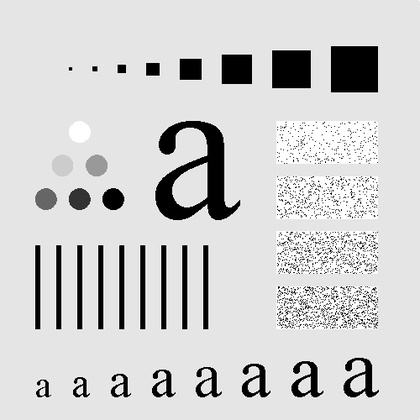
%> input picture HW6/Fig4.11(a).jpg, 420 x 420 px, shrunk from 500 x 500 before the run
$ octave hw6_3.m   (GNU Octave 9; MATLAB toolbox functions it lacks are replaced by stand-ins)
%> lines starting %> are read from the running program, lines starting %| are printed output that depends on the picture
a=imread('Fig4.11(a).jpg');
%> a is the input picture: size 420x420 uint8; min 0, max 255, mean 207.2
[m n]=size(a);
%> m = 420; n = 420
fim=fft2(a);
fshift=fftshift(fim);
p=m/2;
%> p = 210
q=n/2;
%> q = 210
d0=25;
for i=1:m
    for j=1:n
        dist=sqrt((i-p)^2+(j-q)^2);
        low_filter(i,j)=exp(-(dist)^2/(2*(d0^2)));
    end
end
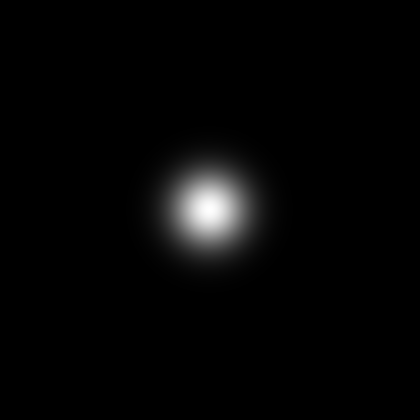
%> low_filter: size 420x420 double; min 2.27e-31, max 1, mean 0.0223
filtered_low=fshift.*low_filter;
image_ori_low=ifftshift(filtered_low);
image_low=real(ifft2(image_ori_low));
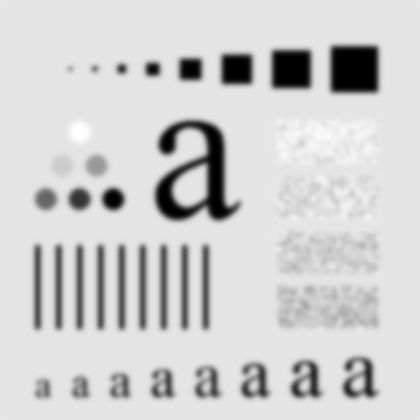
%> image_low: size 420x420 double; min 1.69e-13, max 254.5, mean 206.8

for i=1:m
    for j=1:n
        dist=sqrt((i-p)^2+(j-q)^2);
        high_filter(i,j)=1-exp(-(dist)^2/(2*(d0^2)));
    end
end
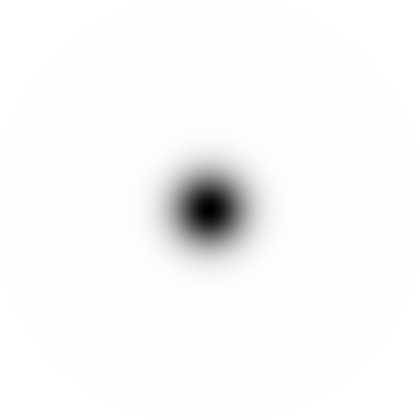
%> high_filter: size 420x420 double; min 0, max 1, mean 0.978
filtered_high=fshift.*high_filter;
image_ori_high=ifftshift(filtered_high);
image_high=real(ifft2(image_ori_high));
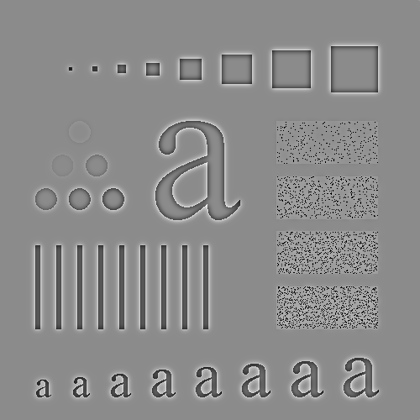
%> image_high: size 420x420 double; min -218.9, max 180.6, mean 0.3; drawn with min black and max white

subplot(2,2,1)
imshow(uint8(a))
subplot(2,2,2)
imshow(image_low,[])
subplot(2,2,3)
imshow(image_high,[])
